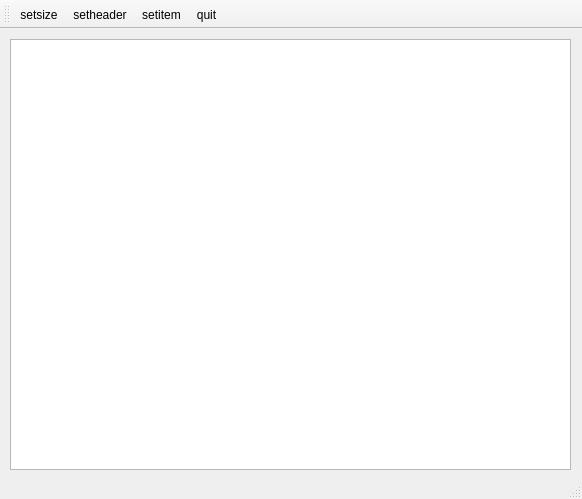
<?xml version="1.0" encoding="UTF-8"?>
<ui version="4.0">
 <class>MainWindow</class>
 <widget class="QMainWindow" name="MainWindow">
  <property name="geometry">
   <rect>
    <x>0</x>
    <y>0</y>
    <width>582</width>
    <height>499</height>
   </rect>
  </property>
  <property name="windowTitle">
   <string>MainWindow</string>
  </property>
  <widget class="QWidget" name="centralwidget">
   <widget class="QTableView" name="tableView">
    <property name="geometry">
     <rect>
      <x>10</x>
      <y>10</y>
      <width>561</width>
      <height>431</height>
     </rect>
    </property>
   </widget>
  </widget>
  <widget class="QStatusBar" name="statusbar"/>
  <widget class="QToolBar" name="toolBar">
   <property name="windowTitle">
    <string>toolBar</string>
   </property>
   <attribute name="toolBarArea">
    <enum>TopToolBarArea</enum>
   </attribute>
   <attribute name="toolBarBreak">
    <bool>false</bool>
   </attribute>
   <addaction name="actionsetsize"/>
   <addaction name="actionsetheader"/>
   <addaction name="actionsetitem"/>
   <addaction name="actionquit"/>
  </widget>
  <action name="actionsetsize">
   <property name="text">
    <string>setsize</string>
   </property>
   <property name="menuRole">
    <enum>QAction::NoRole</enum>
   </property>
  </action>
  <action name="actionsetheader">
   <property name="text">
    <string>setheader</string>
   </property>
   <property name="menuRole">
    <enum>QAction::NoRole</enum>
   </property>
  </action>
  <action name="actionsetitem">
   <property name="text">
    <string>setitem</string>
   </property>
   <property name="menuRole">
    <enum>QAction::NoRole</enum>
   </property>
  </action>
  <action name="actionquit">
   <property name="text">
    <string>quit</string>
   </property>
   <property name="menuRole">
    <enum>QAction::NoRole</enum>
   </property>
  </action>
 </widget>
 <resources/>
 <connections>
  <connection>
   <sender>actionquit</sender>
   <signal>triggered()</signal>
   <receiver>MainWindow</receiver>
   <slot>close()</slot>
   <hints>
    <hint type="sourcelabel">
     <x>-1</x>
     <y>-1</y>
    </hint>
    <hint type="destinationlabel">
     <x>399</x>
     <y>299</y>
    </hint>
   </hints>
  </connection>
 </connections>
</ui>
